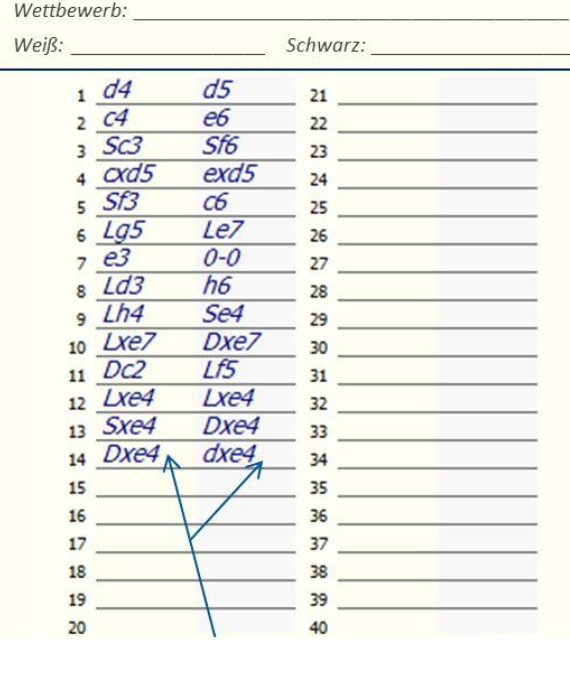
#> input picture data/example1.png, 570 x 693 px
$ python preprocessing.py
#> lines starting #> are read from the running program, lines starting #| are printed output that depends on the picture; after the words box and inside, x2 and y2 are one past the last pixel; in counts of white or black regions, pixels touching at a corner belong together
# %%

import cv2
import numpy as np
from PIL import Image

column = Image.open('data/example1.png')
#> column is the input picture: PIL image 570x693 RGB; mean R, G, B 238.6, 239.2, 233.9
gray = column.convert('L')
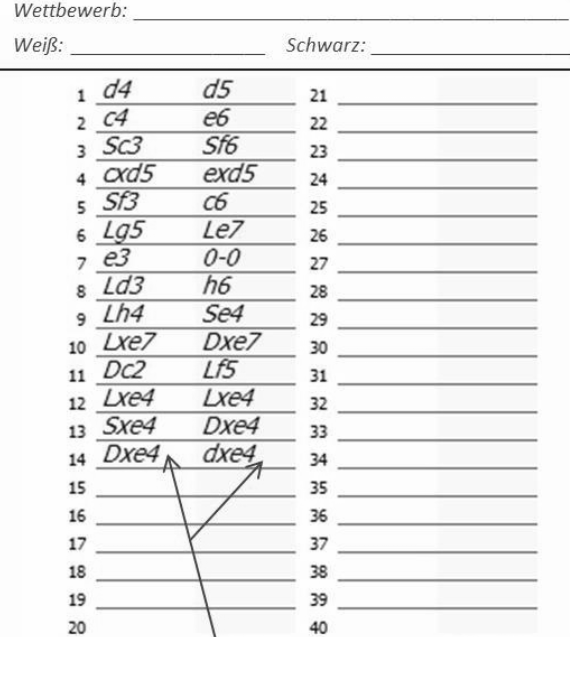
#> gray: PIL image 570x693 L; min 11, max 255, mean 238.4
blackwhite = gray.point(lambda x: 0 if x < 200 else 255, '1')
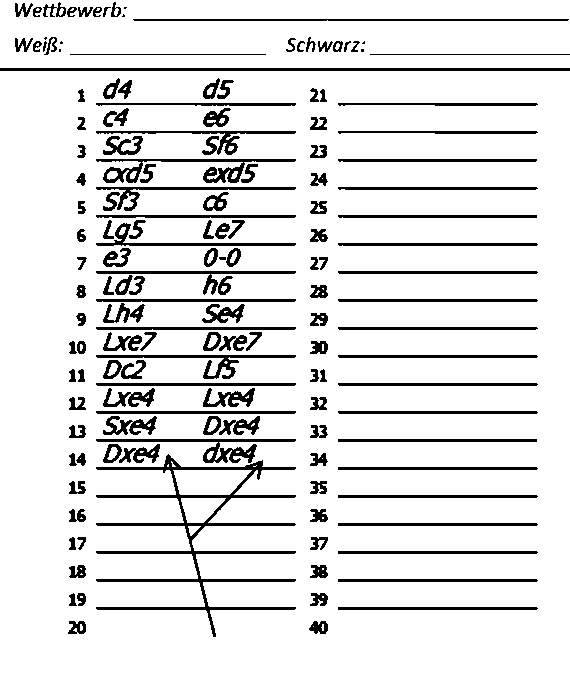
#> blackwhite: PIL image 570x693 1; 89% white; 151 black regions (7 under 20 px), largest, box (x1, y1, x2, y2) and area: (96, 454, 296, 637) 4532, (0, 68, 570, 71) 1710, (96, 159, 296, 183) 1331
blackwhite.save("data/example1.jpg")

# %%

img = cv2.imread('data/example1.png')

# get grayscale image
def get_grayscale(image):
    return cv2.cvtColor(image, cv2.COLOR_BGR2GRAY)


# noise removal
def remove_noise(image):
    return cv2.medianBlur(image,5)


# thresholding
def thresholding(image):
    return cv2.threshold(image, 0, 255, cv2.THRESH_BINARY + cv2.THRESH_OTSU)[1]


# dilation
def dilate(image):
    kernel = np.ones((1,3),np.uint8)
    return cv2.dilate(image, kernel, iterations = 1)


# erosion
def erode(image):
    kernel = np.ones((1,3),np.uint8)
    return cv2.erode(image, kernel, iterations = 1)


# opening - erosion followed by dilation
def opening(image):
    kernel = np.ones((5,5),np.uint8)
    return cv2.morphologyEx(image, cv2.MORPH_OPEN, kernel)


# canny edge detection
def canny(image):
    return cv2.Canny(image, 100, 200)


# skew correction
def deskew(image):
    coords = np.column_stack(np.where(image > 0))
    angle = cv2.minAreaRect(coords)[-1]
    if angle < -45:
       angle = -(90 + angle)
    else:
        angle = -angle
    (h, w) = image.shape[:2]
    center = (w // 2, h // 2)
    M = cv2.getRotationMatrix2D(center, angle, 1.0)
    rotated = cv2.warpAffine(image, M, (w, h),
                             flags=cv2.INTER_CUBIC,
                             borderMode=cv2.BORDER_REPLICATE)
    return rotated


# template matching
def match_template(image, template):
    return cv2.matchTemplate(image, template, cv2.TM_CCOEFF_NORMED)

# %%

img2 = get_grayscale(img)

cv2.imwrite('data/example_1b.png', img2)

# %%

$ run again, with data/example2.png copied over data/example1.png
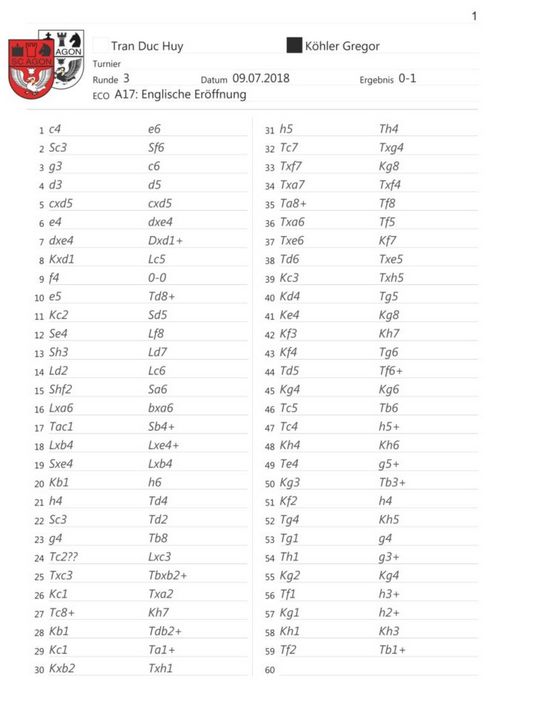
#> input picture data/example2.png, 549 x 702 px
#> column is the input picture: PIL image 549x702 RGB; mean R, G, B 248.6, 248, 248
#> `blackwhite = gray.point(lambda x: 0 if x < 200 else 255, '1')`:
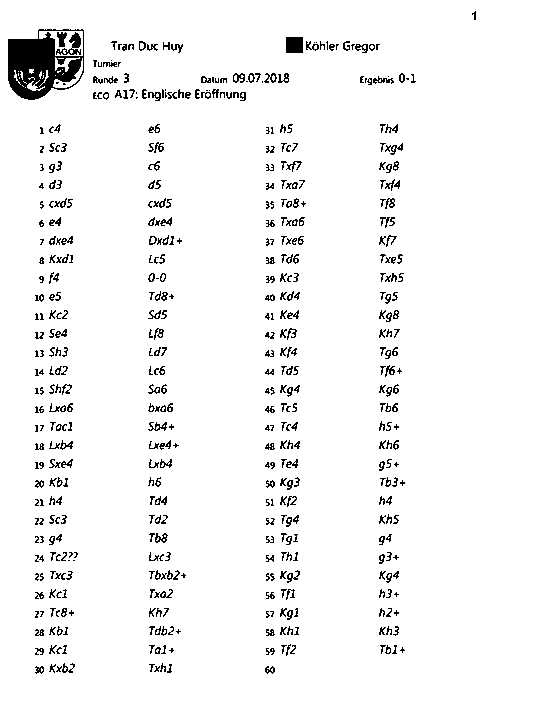
#> blackwhite: PIL image 549x702 1; 95.7% white; black in thin lines or dots, all inside (x1, y1, x2, y2) = (8, 11, 476, 674)
